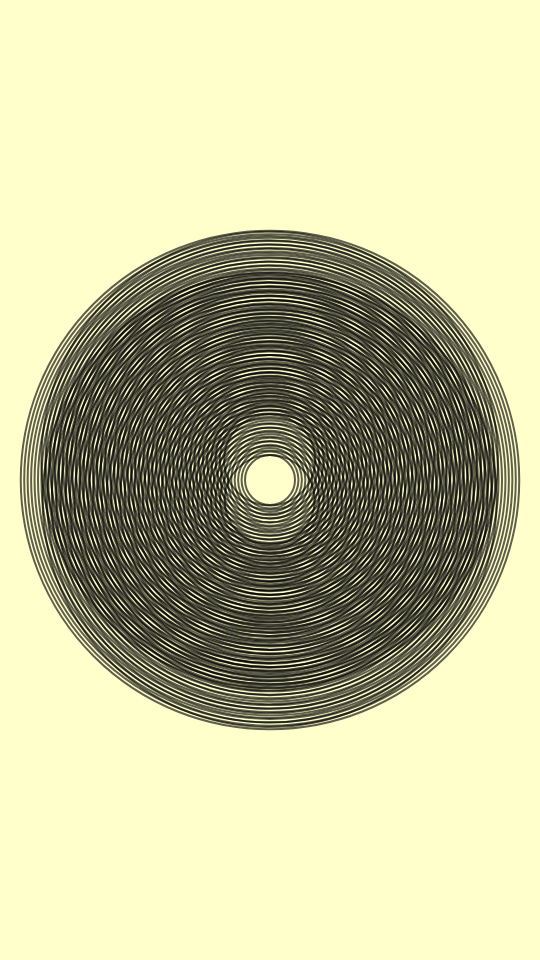
Frame 1 (no input)
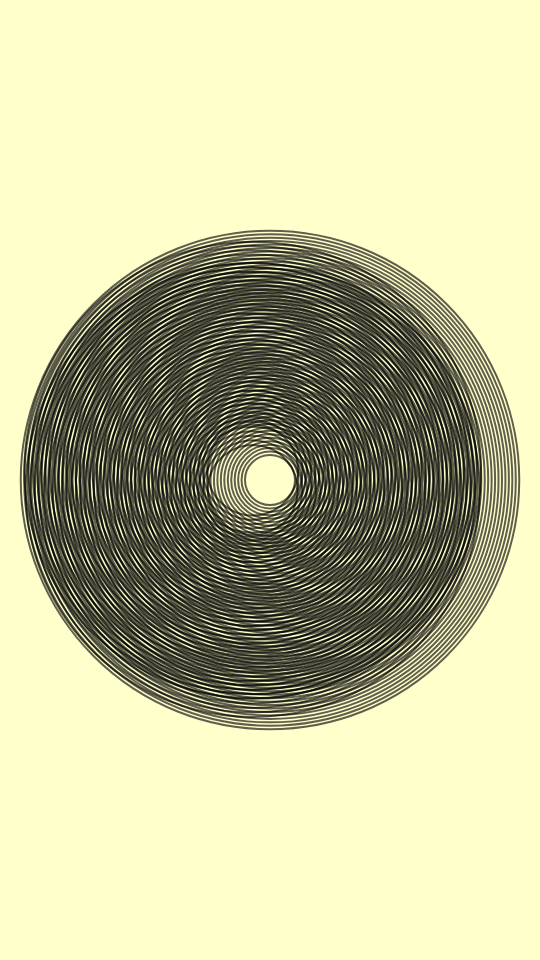
Frame 60 (no input)
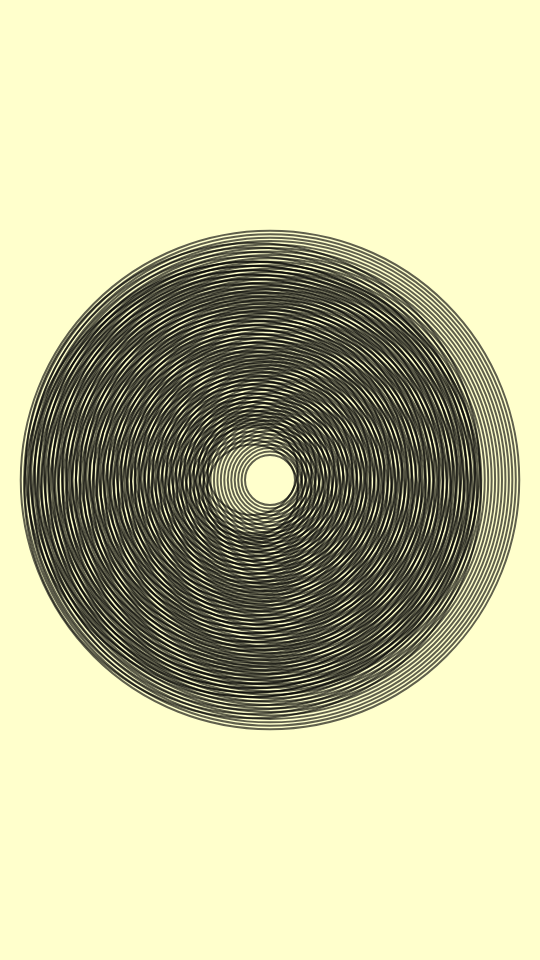
Frame 120 (the mouse pressed at the canvas centre since frame 60)

The p5.js sketch that drew these frames (run headless with seeded random() and noise() and a simulated clock; from frame 60 on, the mouse is pressed at the canvas centre):

// p5.js sketch
// ── sketch.js
function setup() {
  let w = 540;
  let h = 960;
  createCanvas(w, h);
  noFill()
  smooth();
  stroke(0, 0, 0, 160);
  strokeWeight(2);
}
//create function that draws concentric circles at distance d from each other, starting with radius r0, and ending with radius r1, with center at x, y
function concentricCircles(x, y, r0, r1, d) {
  for (let r = r0; r < r1; r += d) {
    ellipse(x, y, r, r);
  }
}

//concentric circles that are rotated by angle a
function rotatedConcentricCircles(x, y, e, r0, r1, d, a) {
  push();
  translate(x, y);
  rotate(a);
  concentricCircles(0, 0+e, r0, r1, d);
  pop();
}

function draw() {
  // let a be a value between 0 and 2PI proportional to the frameCount modulo 100
  let a = map(frameCount % 360, 0, 360, 0, TWO_PI);
  background(255, 255, 204);
  rotatedConcentricCircles(270, 480, 0, 50, 500, 6.9, 0);
  rotatedConcentricCircles(270, 480, 20, 90, 459, 9.1, a);
  rotatedConcentricCircles(270, 480, -20, 91, 461, 8.5, -a);
}

// ── concentricCircles.js
//create function that draws concentric circles at distance d from each other, starting with radius r0, and ending with radius r1, with center at x, y
function concentricCircles(x, y, r0, r1, d) {
  for (let r = r0; r < r1; r += d) {
    ellipse(x, y, r, r);
  }
}
//concentric circles that are rotated by angle a
function rotatedConcentricCircles(x, y, e, r0, r1, d, a) {
  push();
  translate(x, y);
  rotate(a);
  concentricCircles(0, 0 + e, r0, r1, d);
  pop();
}

// ── toolbox.js
function get_period_percent(period, fps, type) {
  let fc = frameCount % (fps * period);
  if (type == "jig-saw") {
    return (fc * 100) / (fps * period);
  } else if (type == "tooth-saw") {
    let fc_ts;
    if (isEvenDivision(frameCount, fps * period)) {
      fc_ts = fc;
    } else {
      fc_ts = fps * period - fc - 1;
    }
    return (fc_ts * 100) / (fps * period);
  }
}
function get_value(period_percent, period_marks, v_max, v_mark) {
  let i = 0;
  let j = 0;
  //find current time range
  for (let k = 0; k < period_marks.length - 1; k++) {
    if (
      period_percent >= period_marks[k] &&
      period_percent < period_marks[k + 1]
    ) {
      i = k;
      j = k + 1;
    }
  }
  let v;
  if (v_mark[i] == v_mark[j]) {
    v = (v_max * v_mark[i]) / 100;
  } else {
    v =
      v_max *
      map(
        period_percent,
        period_marks[i],
        period_marks[j],
        v_mark[i] / 100,
        v_mark[j] / 100
      );
  }
  return v;
}
//function that divides two whole numbers, calculates the whole number part of result and the remainder, and
// returns true if the whole number part is even, and false if the whole number part is odd
function isEvenDivision(numerator, denominator) {
  let whole = floor(numerator / denominator);
  let remainder = numerator % denominator;
  if (whole % 2 == 0) {
    return true;
  } else {
    return false;
  }
}
